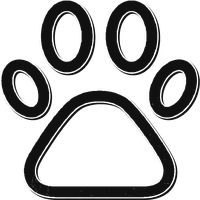
#> input picture frontend/images/paw.png, 200 x 200 px
$ python pet-list-draft.py
#> lines starting #> are read from the running program, lines starting #| are printed output that depends on the picture; after the words box and inside, x2 and y2 are one past the last pixel; in counts of white or black regions, pixels touching at a corner belong together
from PIL import Image, ImageDraw, ImageFont, ImageFilter
import os

ROOT = os.path.abspath(os.path.join(os.path.dirname(__file__), "..", ".."))
IMAGES = os.path.join(ROOT, "frontend", "images")
OUT = os.path.join(ROOT, "docs", "design", "pet-list-draft.png")

REGULAR = "C:/Windows/Fonts/msyh.ttc"
BOLD = "C:/Windows/Fonts/msyhbd.ttc"


def font(size, bold=False):
    return ImageFont.truetype(BOLD if bold else REGULAR, size)


def text(draw, xy, value, size, color, bold=False, anchor="la"):
    draw.text(xy, value, font=font(size, bold), fill=color, anchor=anchor)
#> in build_list_phone, `img = new_phone()`: img: PIL image 620x1320 RGBA; every value is 0


def rounded(draw, box, radius, fill):
    draw.rounded_rectangle(box, radius=radius, fill=fill)


def gradient_circle(size, top, bottom):
    grad = Image.new("RGB", (size, size), top)
    gd = ImageDraw.Draw(grad)
    for y in range(size):
        t = y / max(size - 1, 1)
        color = tuple(int(top[i] + (bottom[i] - top[i]) * t) for i in range(3))
        gd.line([(0, y), (size, y)], fill=color)
    mask = Image.new("L", (size, size), 0)
    ImageDraw.Draw(mask).ellipse([0, 0, size - 1, size - 1], fill=255)
    out = Image.new("RGBA", (size, size), (0, 0, 0, 0))
    out.paste(grad, (0, 0), mask)
    return out


def paste_contain(base, path, box, opacity=255):
#> called with path = 'frontend/images/paw.png', opacity = 235
    img = Image.open(path).convert("RGBA")
#> img is the input picture: PIL image 200x200 RGBA; mean R, G, B, A 6, 6, 6, 74.5
    target_w, target_h = box[2] - box[0], box[3] - box[1]
    ratio = min(target_w / img.width, target_h / img.height)
#> ratio = 0.35
    size = (max(1, int(img.width * ratio)), max(1, int(img.height * ratio)))
#> size = (70, 70)
    img = img.resize(size, Image.LANCZOS)
#> img: PIL image 70x70 RGBA
    if opacity < 255:
        alpha = img.getchannel("A").point(lambda a: a * opacity // 255)
        img.putalpha(alpha)
    x = box[0] + (target_w - size[0]) // 2
#> x = 80
    y = box[1] + (target_h - size[1]) // 2
#> y = 342
    base.alpha_composite(img, (x, y))


def draw_header(draw, title="\u5ba0\u7269\u6863\u6848"):
    rounded(draw, [0, 0, 619, 210], 44, "#0E0F12")
    draw.rectangle([0, 90, 619, 210], fill="#0E0F12")
    text(draw, (34, 30), "9:41", 22, "#FFFFFF", True)
    draw.rounded_rectangle([548, 34, 574, 48], radius=7, outline="#FFFFFF", width=2)
    draw.rounded_rectangle([578, 37, 584, 45], radius=2, fill="#FFFFFF")
    draw.rounded_rectangle([522, 32, 540, 50], radius=4, outline="#FFFFFF", width=2)
    text(draw, (34, 128), "\u2039", 40, "#FFFFFF", False, "lm")
    text(draw, (310, 128), title, 32, "#FFFFFF", True, "mm")


def draw_pet_card(img, draw, y, name, breed, birthday):
    left, width, height = 30, 560, 190
    draw.rounded_rectangle([left, y + 7, left + width, y + 7 + height], radius=26, fill="#DDE3EA")
    rounded(draw, [left, y, left + width, y + height], 26, "#FFFFFF")
    draw.ellipse([left + 26, y + 36, left + 144, y + 154], fill="#FFF0E1")
    paste_contain(img, os.path.join(IMAGES, "paw.png"), [left + 50, y + 60, left + 120, y + 130], 235)
    text(draw, (left + 172, y + 32), name, 32, "#1F2329", True)
    pill = [left + 172, y + 80, left + 172 + 34 + len(breed) * 22, y + 118]
    rounded(draw, pill, 19, "#FFF1E4")
    text(draw, ((pill[0] + pill[2]) // 2, (pill[1] + pill[3]) // 2), breed, 20, "#F7780A", True, "mm")
    text(draw, (left + 172, y + 134), "\u751f\u65e5 " + birthday, 21, "#9AA1AB")
    text(draw, (left + 532, y + 82), "\u203a", 40, "#C4CAD1", False, "mm")


def draw_fab(img, draw, cx=524, cy=1180):
    draw.ellipse([cx - 53, cy - 45, cx + 53, cy + 61], fill="#C9D0D8")
    fab = gradient_circle(104, (255, 172, 86), (252, 88, 96))
    img.alpha_composite(fab, (cx - 52, cy - 52))
    draw.rounded_rectangle([cx - 21, cy - 4, cx + 21, cy + 4], radius=4, fill="#FFFFFF")
    draw.rounded_rectangle([cx - 4, cy - 21, cx + 4, cy + 21], radius=4, fill="#FFFFFF")


def new_phone():
    return Image.new("RGBA", (620, 1320), (0, 0, 0, 0))


def finish_phone(phone):
    mask = Image.new("L", (620, 1320), 0)
    ImageDraw.Draw(mask).rounded_rectangle([0, 0, 619, 1319], radius=44, fill=255)
    phone.putalpha(mask)
    ImageDraw.Draw(phone).rounded_rectangle([0, 0, 619, 1319], radius=44, outline="#C9D0D8", width=2)
    return phone


def build_list_phone():
    img = new_phone()
    draw = ImageDraw.Draw(img)
    draw.rounded_rectangle([0, 0, 619, 1319], radius=44, fill="#F4F6F8")
    draw_header(draw)
    text(draw, (30, 236), "\u6211\u7684\u5ba0\u7269", 26, "#303540", True)
    text(draw, (590, 240), "\u5171 3 \u53ea", 21, "#9AA1AB", False, "ra")
    draw_pet_card(img, draw, 282, "\u8c46\u8c46", "\u67ef\u57fa", "2023-05-01")
#> img: PIL image 620x1320 RGBA
    draw_pet_card(img, draw, 494, "\u54aa\u54aa", "\u82f1\u77ed", "2022-11-18")
    draw_pet_card(img, draw, 706, "\u56e2\u5b50", "\u91d1\u6bdb", "2024-03-09")
    text(draw, (310, 1060), "\u70b9\u51fb\u5361\u7247\u53ef\u67e5\u770b\u6216\u7f16\u8f91\u5ba0\u7269", 20, "#A3A9B2", False, "mm")
    draw_fab(img, draw)
#> in gradient_circle, `grad = Image.new("RGB", (size, size), top)`:
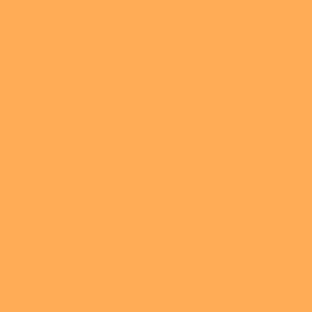
#> grad: PIL image 104x104 RGB (shown 3 times larger); mean R, G, B 255, 172, 86
#> in gradient_circle, `mask = Image.new("L", (size, size), 0)`: mask: PIL image 104x104 L; every value is 0
#> in gradient_circle, `ImageDraw.Draw(mask).ellipse([0, 0, size - 1, size - 1], fill=255)`:
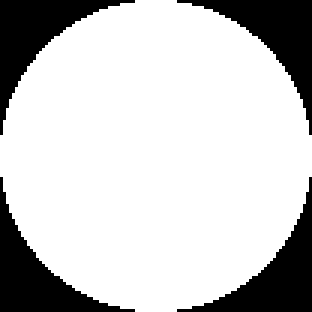
#> mask: PIL image 104x104 L (shown 3 times larger); 78.4% white; 4 black regions, box (x1, y1, x2, y2) and area: (0, 0, 45, 45) 583, (59, 0, 104, 45) 583, (0, 59, 45, 104) 583, (59, 59, 104, 104) 583
#> in gradient_circle, `out = Image.new("RGBA", (size, size), (0, 0, 0, 0))`: out: PIL image 104x104 RGBA; every value is 0
#> in gradient_circle, `out.paste(grad, (0, 0), mask)`:
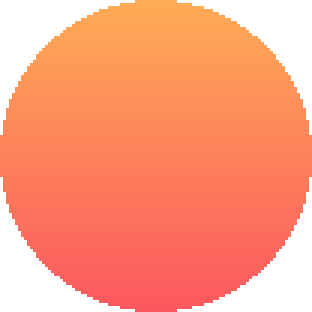
#> out: PIL image 104x104 RGBA (shown 3 times larger); mean R, G, B, A 198.5, 101.6, 71, 200; transparent parts drawn white
    return finish_phone(img)
#> in finish_phone, `mask = Image.new("L", (620, 1320), 0)`: mask: PIL image 620x1320 L; every value is 0
#> in finish_phone, `ImageDraw.Draw(mask).rounded_rectangle([0, 0, 619, 1319], radius=44, f..`: mask: PIL image 620x1320 L; 99.8% white; 4 black regions, box (x1, y1, x2, y2) and area: (0, 0, 38, 38) 427, (582, 0, 620, 38) 427, (0, 1282, 38, 1320) 427, (582, 1282, 620, 1320) 427


def build_empty_phone():
    img = new_phone()
    draw = ImageDraw.Draw(img)
    draw.rounded_rectangle([0, 0, 619, 1319], radius=44, fill="#F4F6F8")
    draw_header(draw)
    draw.ellipse([198, 426, 422, 650], fill="#FFF0E1")
    paste_contain(img, os.path.join(IMAGES, "paw.png"), [252, 480, 368, 596], 235)
#> call 4 of paste_contain, with path = 'frontend/images/paw.png', opacity = 235
#> in paste_contain (call 4), `alpha = img.getchannel("A").point(lambda a: a * opacity // 255)`:
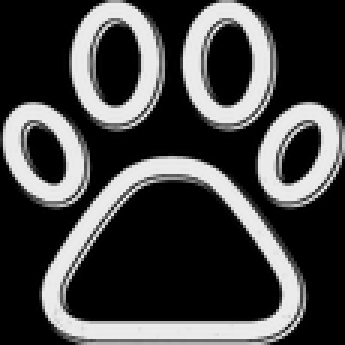
#> alpha: PIL image 115x115 L (shown 3 times larger); min 0, max 235, mean 68.3
    text(draw, (310, 686), "\u6863\u6848\u4e3a\u7a7a~", 30, "#303540", True, "mm")
    text(draw, (310, 750), "\u70b9\u51fb\u53f3\u4e0b\u89d2\u6309\u94ae", 23, "#9AA1AB", False, "mm")
    text(draw, (310, 790), "\u6dfb\u52a0\u6211\u7684\u7b2c\u4e00\u53ea\u5b9d\u8d1d", 23, "#9AA1AB", False, "mm")
    draw_fab(img, draw)
    return finish_phone(img)
#> in finish_phone (call 2), `ImageDraw.Draw(phone).rounded_rectangle([0, 0, 619, 1319], radius=44, ..`:
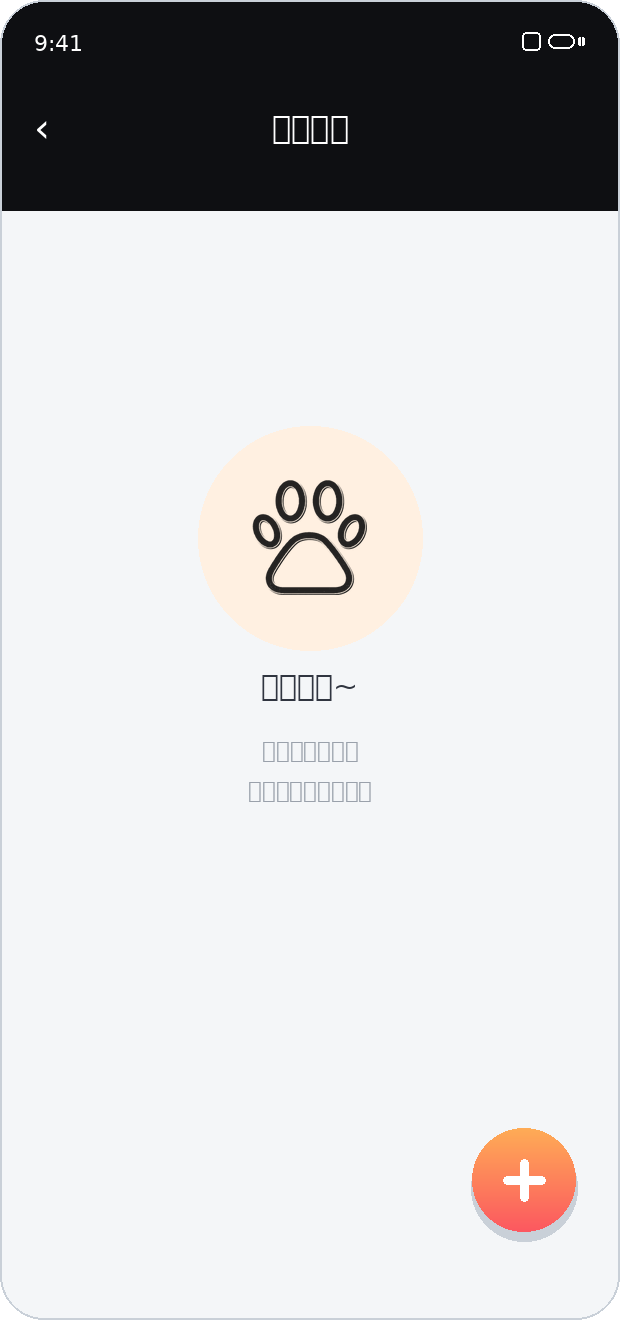
#> phone: PIL image 620x1320 RGBA; mean R, G, B, A 206.8, 206.7, 207.8, 254.5; transparent parts drawn white


def main():
    canvas = Image.new("RGBA", (1560, 1520), "#E9EDF2")
    draw = ImageDraw.Draw(canvas)
    text(draw, (100, 62), "\u2460 \u6709\u5ba0\u7269\u65f6", 28, "#344054", True)
    text(draw, (840, 62), "\u2461 \u65e0\u5ba0\u7269\u65f6", 28, "#344054", True)

    for phone, x in ((build_list_phone(), 100), (build_empty_phone(), 840)):
        shadow = Image.new("RGBA", canvas.size, (0, 0, 0, 0))
#> shadow: PIL image 1560x1520 RGBA; every value is 0
        sd = ImageDraw.Draw(shadow)
        sd.rounded_rectangle([x, 120, x + 620, 1440], radius=48, fill=(31, 43, 61, 70))
        shadow = shadow.filter(ImageFilter.GaussianBlur(18))
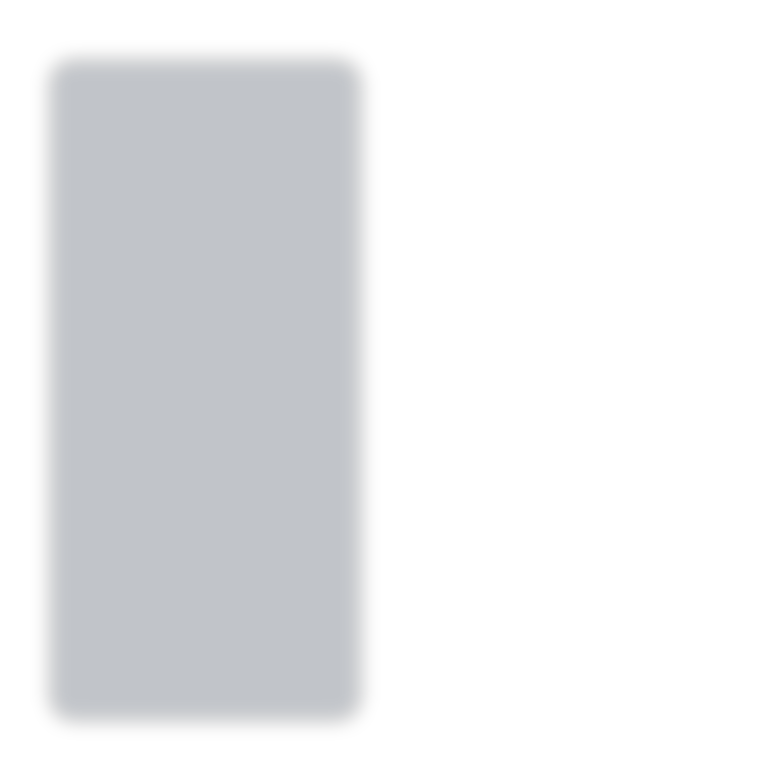
#> shadow: PIL image 1560x1520 RGBA (shown at 1/2 size); mean R, G, B, A 10.7, 14.8, 21.1, 24.2; transparent parts drawn white
        canvas.alpha_composite(shadow)
        canvas.alpha_composite(phone, (x, 120))

    canvas.convert("RGB").save(OUT, quality=95)
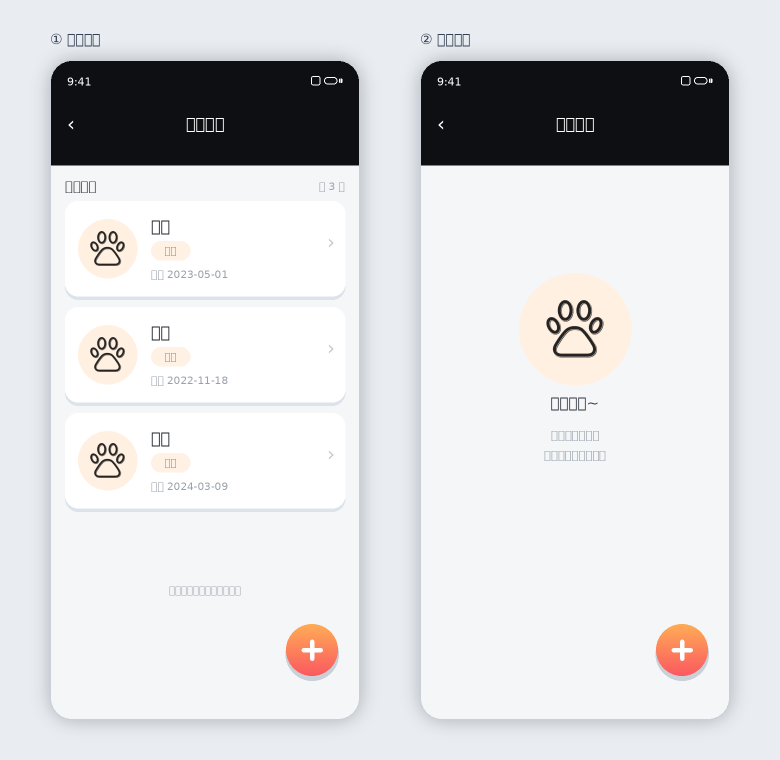
#> saved as pet-list-draft.png: PIL image 1560x1520 RGB (shown at 1/2 size); mean R, G, B 214.6, 215.6, 217.7
    print(OUT)


if __name__ == "__main__":
    main()
